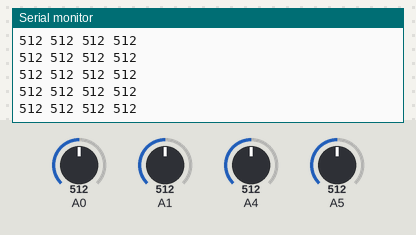
Bench run of a sketch on a simulated Arduino Uno, built with avr-gcc and run on an emulated ATmega328P. On the bench: the last lines printed to the serial monitor. The test bench sets the inputs (shaded band); at power-on: A0 = 512, A1 = 512, A4 = 512, A5 = 512.

Above: at 1.2 s.
1.3 s: A0 set to 107
At 1.34 s:
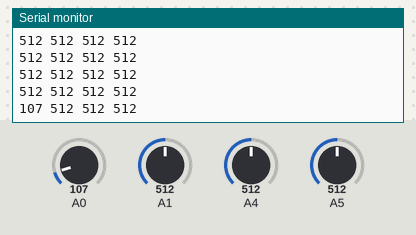
4.3 s: A0 set to 92
At 4.31 s:
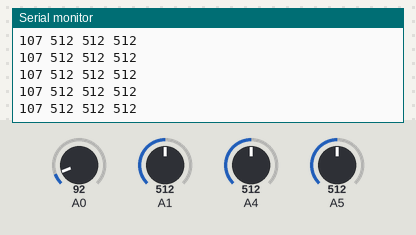
8.8 s: A1 set to 109
At 8.8 s:
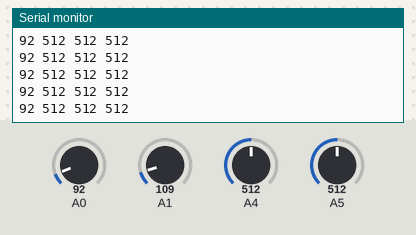
10.3 s: A1 set to 95
At 10.33 s:
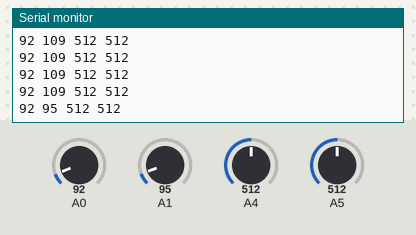
Timing chart, 0 to 12.8 s (numbered marks = the images above; inputs shaded):
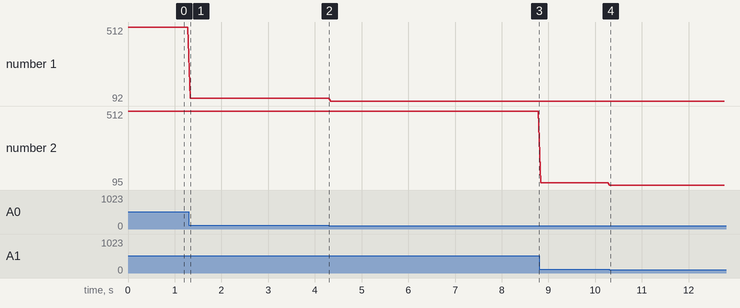

Measured:
- after the input at 1.3 s, the serial monitor: prints a new line at once (image 1)
- after the input at 10.3 s, the serial monitor: prints a new line at once (image 4)
- plotted number 1: 512 → 107 after the input at 1.3 s, 107 → 92 after the input at 4.3 s
- plotted number 2: 512 → 109 after the input at 8.8 s, 109 → 95 after the input at 10.3 s

The sketch:

ArduinoFlexController.ino
```cpp
void setup() {
  Serial.begin(9600);
  analogReference(EXTERNAL);
}

void loop() {
    int sensorValueA0 = analogRead(A0); // Up
    int sensorValueA1 = analogRead(A1); // Down
    int sensorValueA4 = analogRead(A4); // Left
    int sensorValueA5 = analogRead(A5); // Right

    Serial.print(sensorValueA0);
    Serial.print(" ");

    Serial.print(sensorValueA1);
    Serial.print(" ");

    Serial.print(sensorValueA4);
    Serial.print(" ");

    Serial.print(sensorValueA5);
    Serial.println();  // This newline signals end-of-line for Python
    delay(50);
}
```
